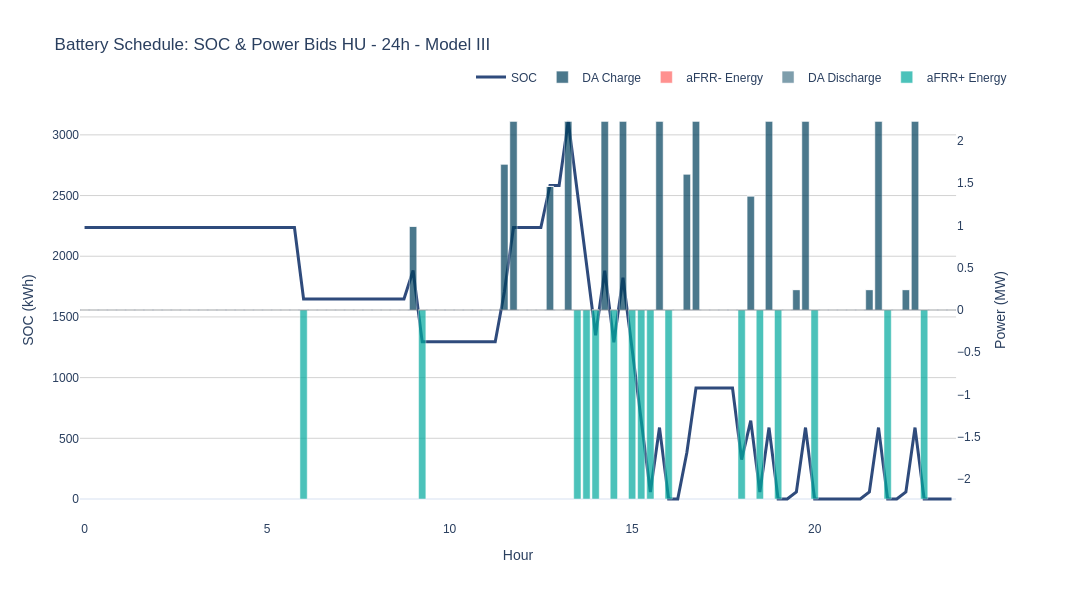

Source (notebook cell):
### Code cell
# Plot 4: SOC & Power Bids
print("\n[4/4] SOC & Power Bids...")
fig_soc = plot_soc_and_power_bids(solution_df, title_suffix=title_suffix, use_timestamp=False)
fig_soc.write_html(str(plots_dir / "soc_and_power_bids.html"))
fig_soc.show()
print("   ✅ Saved: soc_and_power_bids.html")

print("\n" + "=" * 80)
print("✅ All market participation plots generated!")
print("=" * 80)
